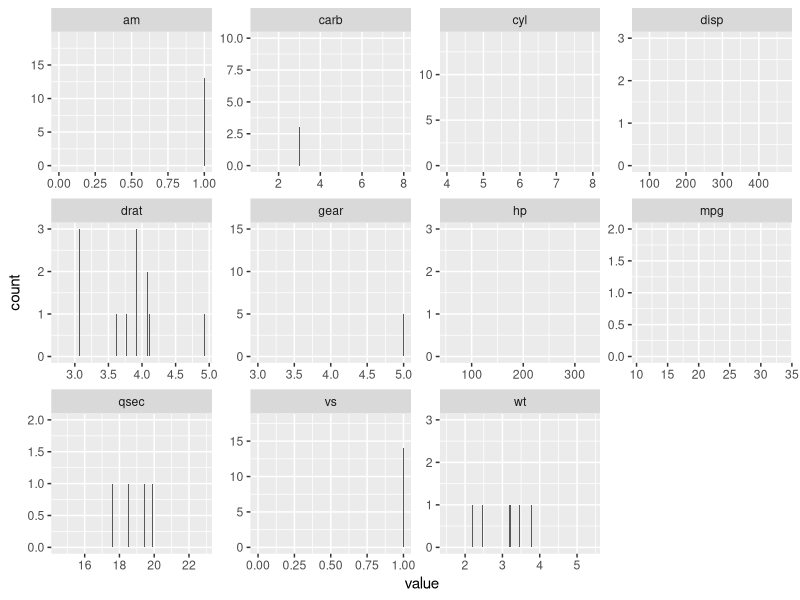

R code for this plot: (Note: this script raises an error after producing the figure.)
## 1. Write a program to create barplots for all the categorical columns in mtcars.
library(purrr)
library(tidyr)
library(ggplot2)

mtcars %>%
  keep(is.numeric) %>% 
  gather() %>% 
  ggplot(aes(value)) +
  facet_wrap(~ key, scales = "free") +
  geom_bar()

## 2. Create a scatterplot matrix by gear types in mtcars dataset.
# Scatterplot Matrices from the lattice Package 
super.sym <- trellis.par.get("superpose.symbol")
library(lattice)
splom(mtcars[c(1,3,5,6)], groups= mtcars$gear, data=mtcars,
      panel=panel.superpose, 
      key=list(title="Three Gear Options",
               columns=3,
               points=list(pch=super.sym$pch[1:3],
                           col=super.sym$col[1:3]),
               text=list(c("3 Gears","4 Gears","5 Gears"))))

## 3. Write a program to create a plot density by class variable.

library(tidyr)
library(purrr)
library(ggplot2)
d= mtcars
d %>%
  keep(is.numeric) %>%                     # Keep only numeric columns
  gather() %>%                             # Convert to key-value pairs
  ggplot(aes(value)) +                     # Plot the values
  facet_wrap(~ key, scales = "free") +   # In separate panels
  geom_density()                         # as density